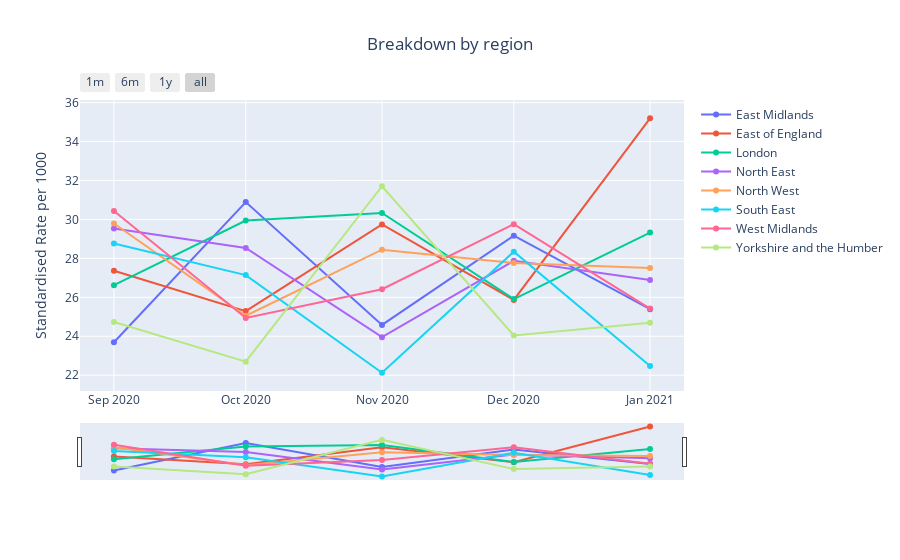

Notebook source saved alongside this figure:
### Code cell
plot_measures(data_dict[demographics[i]], title=f'Breakdown by {demographics[i]}', column_to_plot='rate_standardised', category=demographics[i], y_label='Standardised Rate per 1000')
    i+=1

### Figure 1 — Plotly figure (JSON) as saved in the notebook; plotly's stock layout.template omitted (floating-point values rounded to 4 significant figures)
{"data": [{"name": "East Midlands", "type": "scatter", "x": ["2020-09-01T00:00:00", "2020-10-01T00:00:00", "2020-11-01T00:00:00", "2020-12-01T00:00:00", "2021-01-01T00:00:00"], "y": [23.69, 30.89, 24.58, 29.17, 25.39]}, {"name": "East of England", "type": "scatter", "x": ["2020-09-01T00:00:00", "2020-10-01T00:00:00", "2020-11-01T00:00:00", "2020-12-01T00:00:00", "2021-01-01T00:00:00"], "y": [27.36, 25.29, 29.75, 25.87, 35.2]}, {"name": "London", "type": "scatter", "x": ["2020-09-01T00:00:00", "2020-10-01T00:00:00", "2020-11-01T00:00:00", "2020-12-01T00:00:00", "2021-01-01T00:00:00"], "y": [26.62, 29.95, 30.34, 25.91, 29.33]}, {"name": "North East", "type": "scatter", "x": ["2020-09-01T00:00:00", "2020-10-01T00:00:00", "2020-11-01T00:00:00", "2020-12-01T00:00:00", "2021-01-01T00:00:00"], "y": [29.54, 28.54, 23.95, 27.87, 26.89]}, {"name": "North West", "type": "scatter", "x": ["2020-09-01T00:00:00", "2020-10-01T00:00:00", "2020-11-01T00:00:00", "2020-12-01T00:00:00", "2021-01-01T00:00:00"], "y": [29.79, 25.05, 28.45, 27.76, 27.5]}, {"name": "South East", "type": "scatter", "x": ["2020-09-01T00:00:00", "2020-10-01T00:00:00", "2020-11-01T00:00:00", "2020-12-01T00:00:00", "2021-01-01T00:00:00"], "y": [28.76, 27.14, 22.13, 28.35, 22.47]}, {"name": "West Midlands", "type": "scatter", "x": ["2020-09-01T00:00:00", "2020-10-01T00:00:00", "2020-11-01T00:00:00", "2020-12-01T00:00:00", "2021-01-01T00:00:00"], "y": [30.43, 24.94, 26.42, 29.76, 25.42]}, {"name": "Yorkshire and the Humber", "type": "scatter", "x": ["2020-09-01T00:00:00", "2020-10-01T00:00:00", "2020-11-01T00:00:00", "2020-12-01T00:00:00", "2021-01-01T00:00:00"], "y": [24.74, 22.69, 31.71, 24.04, 24.7]}], "layout": {"hovermode": "x", "title": {"text": "Breakdown by region", "x": 0.5}, "xaxis": {"rangeselector": {"buttons": [{"count": 1, "label": "1m", "step": "month", "stepmode": "backward"}, {"count": 6, "label": "6m", "step": "month", "stepmode": "backward"}, {"count": 1, "label": "1y", "step": "year", "stepmode": "backward"}, {"step": "all"}]}, "rangeslider": {"visible": true}, "type": "date"}, "yaxis": {"title": {"text": "Standardised Rate per 1000"}}}}
